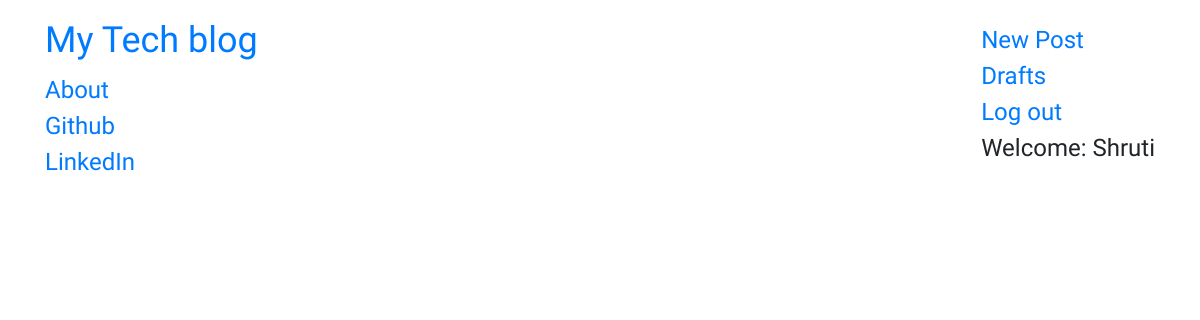
The page /drafts/ (signed in) on the database as committed earlier.
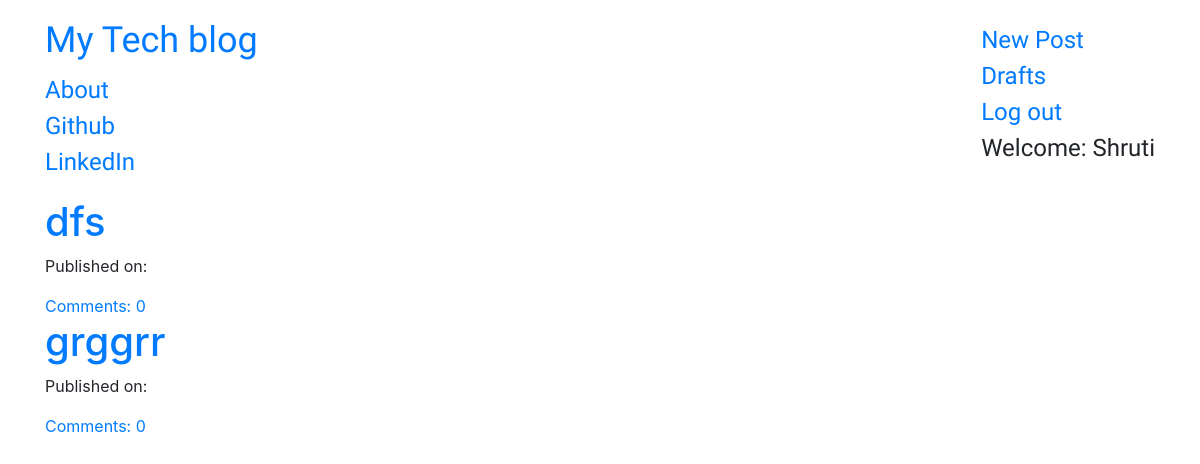
The same page on the database as committed later.
### blog/models.py (models this page shows, shortened)
class Post(models.Model):
    author = models.ForeignKey('auth.User', on_delete=models.CASCADE,)
    title = models.CharField(max_length=200)
    text = models.TextField()
    create_date = models.DateTimeField(default=timezone.now)
    published_date = models.DateTimeField(blank=True, null=True)
    def approve_comments(self):
        return self.comments.filter(approved_comment=True)

### blog/views.py (the view)
# urls.py: url(r'^drafts/$', views.DraftListView.as_view(),name='post_draft_list'),
class DraftListView(LoginRequiredMixin,ListView):
    login_url = '/login/'
    redirect_field_name = 'blog/post_list.html'
    model = Post
    def get_queryset(self):
        return Post.objects.filter(published_date__isnull=True).order_by('create_date')

### blog/templates/blog/post_list.html
{% extends 'blog/base.html' %}
{% block content %}
<div class="centerstage">
    {% for post in post_list %}
        <div class="post">
            <h1><a href="{% url 'post_detail' pk=post.pk %}">{{ post.title }}</a></h1>
            <div class="date">
                <p>Published on: {{ post.published_date|date:"D M Y"}}</p>
            </div>
            <a href="{% url 'post_detail' pk=post.pk %}">Comments: {{ post.approve_comments.count }}</a>
        </div>
    {% endfor %}
</div>
{% endblock %}

### blog/templates/blog/base.html (shortened to what this page needs)
<!DOCTYPE html>
{% load staticfiles %}
<html>
	<head>
		<link rel="stylesheet" href="https://stackpath.bootstrapcdn.com/bootstrap/4.3.1/css/bootstrap.min.css">
		<link rel="stylesheet" href="//cdn.jsdelivr.net/npm/medium-editor@latest/dist/css/medium-editor.min.css" type="text/css" media="screen" charset="utf-8">
		<link rel="stylesheet" href="{% static 'css/blog.css' %}">
	</head>
	<body>
		<nav class="navbar navbar-default techfont custom-navbar">
			<div class="container">
			<ul class="nav navbar-nav">
				<li><a class='navbar-brand bigbrand' href="{% url 'post_list' %}">My Tech blog</a></li>
				<li><a href="{% url 'about'%}">About</a></li>
        <li>	<a href="https://www.github.com">Github</a></li>
        <li>	<a href="https://www.linkedin.com">LinkedIn</a></li>
			</ul>
			<ul class="nav navbar-nav navbar-right">
        {% if user.is_authenticated %}
        <li>
          <a href="{% url 'post_new' %}" >New Post</a>
        </li>
        <li>
          <a href="{% url 'post_draft_list' %}">Drafts</a>
        </li>
        <li>
          <a href="{% url 'logout' %}" >Log out</a>
        </li>
        <li>
          <a >Welcome: {{ user.username }}</a>
        </li>
          {% else %}
          <li><a class='nav navbar-right' href="{% url 'login' %}" ><span class="glyphicon glyphicon-user">Login</span></a></li>
        {% endif %}
      </ul>
			</div>
		</nav>
		<div class="content container">
            <div class="row">
                <div class="col-md-8">
                  <div class="blog_posts">
                    {% block content %}
                    {% endblock %}
                  </div>
                </div>
            </div>
        </div>
	</body>
</html>

### blog/static/css/blog.css (style rules this page uses)
.techfont { font-family: 'Russo One', sans-serif; font-size: 1.5em; margin-bottom: 10px; }
.centerstage { margin-left: auto; margin-right: auto; }
.bigbrand { font-size: 1.5em; }

Rows that differ between the two databases and show on the page:
added Post: title "dfs", approve_comments.count "0"
added Post: title "grggrr", approve_comments.count "0"
